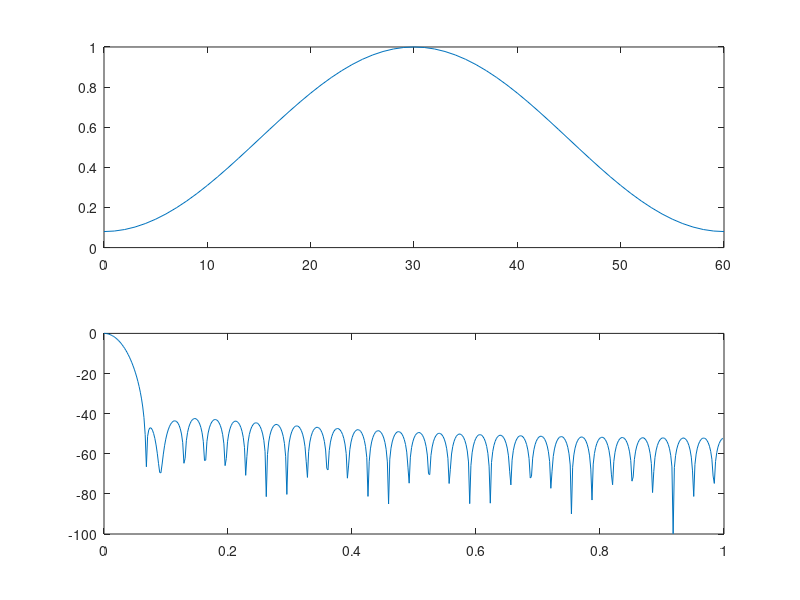

Here is the MATLAB script that generated this plot:
% 加窗


% 什么是窗
windows=hamming(61);
subplot(2,1,1);
plot((0:length(windows)-1),windows);
% hamming窗的频域特性是怎么样的
subplot(2,1,2);
w2=fft(windows,1024);
w3=w2/w2(1);
w4=20*log10(abs(w3));
w=2*(0:1023)/1024;
plot(w(1:512),w4(1:512));


